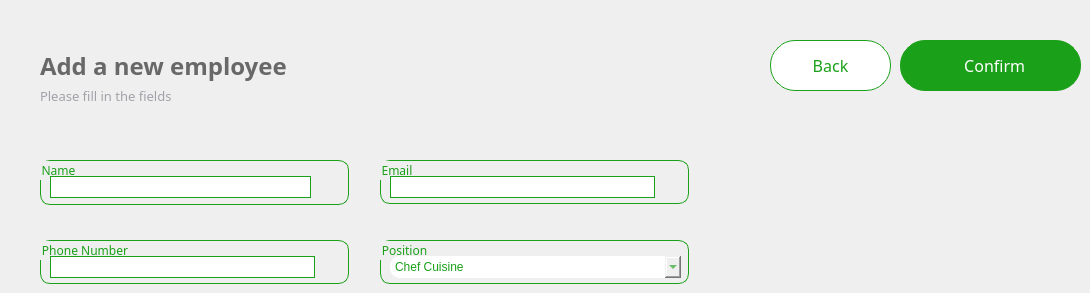
     <widget class="QWidget" name="Add_employee">
      <widget class="QGroupBox" name="email">
       <property name="geometry">
        <rect>
         <x>380</x>
         <y>160</y>
         <width>309</width>
         <height>44</height>
        </rect>
       </property>
       <property name="font">
        <font>
         <family>Lexend Light</family>
        </font>
       </property>
       <property name="styleSheet">
        <string notr="true">border-radius:10px;
border-color: rgb(27, 160, 25);
border-width : 1.2px;
border-style:solid;
color: rgb(27, 160, 25);
</string>
       </property>
       <property name="title">
        <string>Email</string>
       </property>
       <property name="flat">
        <bool>false</bool>
       </property>
       <property name="checkable">
        <bool>false</bool>
       </property>
       <widget class="QLineEdit" name="email_field">
        <property name="geometry">
         <rect>
          <x>10</x>
          <y>16</y>
          <width>265</width>
          <height>22</height>
         </rect>
        </property>
        <property name="styleSheet">
         <string notr="true">border-radius:0px;
border-color: rgb(27, 160, 25);
border-width : 0x;
color:grey;</string>
        </property>
        <property name="text">
         <string/>
        </property>
        <property name="echoMode">
         <enum>QLineEdit::Normal</enum>
        </property>
       </widget>
      </widget>
      <widget class="QLabel" name="Sub_title">
       <property name="geometry">
        <rect>
         <x>40</x>
         <y>80</y>
         <width>291</width>
         <height>31</height>
        </rect>
       </property>
       <property name="font">
        <font>
         <family>Lexend Light</family>
         <pointsize>10</pointsize>
        </font>
       </property>
       <property name="cursor">
        <cursorShape>PointingHandCursor</cursorShape>
       </property>
       <property name="layoutDirection">
        <enum>Qt::LeftToRight</enum>
       </property>
       <property name="styleSheet">
        <string notr="true">background-color:transparent;
color: #A2A1A8;
border:none;</string>
       </property>
       <property name="text">
        <string>Please fill in the fields</string>
       </property>
      </widget>
      <widget class="QGroupBox" name="name">
       <property name="geometry">
        <rect>
         <x>40</x>
         <y>160</y>
         <width>309</width>
         <height>45</height>
        </rect>
       </property>
       <property name="font">
        <font>
         <family>Lexend Light</family>
        </font>
       </property>
       <property name="styleSheet">
        <string notr="true">border-radius:10px;
border-color: rgb(27, 160, 25);
border-width : 1.2px;
border-style:solid;
color: rgb(27, 160, 25);
</string>
       </property>
       <property name="title">
        <string>Name</string>
       </property>
       <property name="flat">
        <bool>false</bool>
       </property>
       <property name="checkable">
        <bool>false</bool>
       </property>
       <widget class="QLineEdit" name="name_field">
        <property name="enabled">
         <bool>true</bool>
        </property>
        <property name="geometry">
         <rect>
          <x>10</x>
          <y>16</y>
          <width>261</width>
          <height>22</height>
         </rect>
        </property>
        <property name="styleSheet">
         <string notr="true">border-radius:0px;
border-color: rgb(27, 160, 25);
border-width : 0x;
color:grey;</string>
        </property>
        <property name="text">
         <string/>
        </property>
       </widget>
      </widget>
      <widget class="QLabel" name="Title">
       <property name="geometry">
        <rect>
         <x>40</x>
         <y>50</y>
         <width>381</width>
         <height>31</height>
        </rect>
       </property>
       <property name="font">
        <font>
         <family>Lexend</family>
         <pointsize>18</pointsize>
         <bold>true</bold>
        </font>
       </property>
       <property name="styleSheet">
        <string notr="true">color: rgb(104, 104, 104);
border:none;</string>
       </property>
       <property name="text">
        <string>Add a new employee</string>
       </property>
      </widget>
      <widget class="QGroupBox" name="phone_number">
       <property name="geometry">
        <rect>
         <x>40</x>
         <y>240</y>
         <width>309</width>
         <height>44</height>
        </rect>
       </property>
       <property name="font">
        <font>
         <family>Lexend Light</family>
        </font>
       </property>
       <property name="styleSheet">
        <string notr="true">border-radius:10px;
border-color: rgb(27, 160, 25);
border-width : 1.2px;
border-style:solid;
color: rgb(27, 160, 25);
</string>
       </property>
       <property name="title">
        <string>Phone Number</string>
       </property>
       <property name="flat">
        <bool>false</bool>
       </property>
       <property name="checkable">
        <bool>false</bool>
       </property>
       <widget class="QLineEdit" name="phone_field">
        <property name="geometry">
         <rect>
          <x>10</x>
          <y>16</y>
          <width>265</width>
          <height>22</height>
         </rect>
        </property>
        <property name="styleSheet">
         <string notr="true">border-radius:0px;
border-color: rgb(27, 160, 25);
border-width : 0x;
color:grey;</string>
        </property>
        <property name="text">
         <string/>
        </property>
        <property name="echoMode">
         <enum>QLineEdit::Normal</enum>
        </property>
       </widget>
      </widget>
      <widget class="QGroupBox" name="position">
       <property name="geometry">
        <rect>
         <x>380</x>
         <y>240</y>
         <width>309</width>
         <height>44</height>
        </rect>
       </property>
       <property name="font">
        <font>
         <family>Lexend Light</family>
        </font>
       </property>
       <property name="styleSheet">
        <string notr="true">border-radius:10px;
border-color: rgb(27, 160, 25);
border-width : 1.2px;
border-style:solid;
color: rgb(27, 160, 25);
</string>
       </property>
       <property name="title">
        <string>Position</string>
       </property>
       <property name="flat">
        <bool>false</bool>
       </property>
       <property name="checkable">
        <bool>false</bool>
       </property>
       <widget class="QComboBox" name="position_field">
        <property name="geometry">
         <rect>
          <x>10</x>
          <y>16</y>
          <width>291</width>
          <height>22</height>
         </rect>
        </property>
        <property name="styleSheet">
         <string notr="true">border:none;</string>
        </property>
        <item>
         <property name="text">
          <string>Chef Cuisine</string>
         </property>
        </item>
        <item>
         <property name="text">
          <string>Manager</string>
         </property>
        </item>
        <item>
         <property name="text">
          <string>technicien</string>
         </property>
        </item>
       </widget>
      </widget>
      <widget class="QPushButton" name="confirm_employee_btn">
       <property name="geometry">
        <rect>
         <x>900</x>
         <y>40</y>
         <width>181</width>
         <height>51</height>
        </rect>
       </property>
       <property name="styleSheet">
        <string notr="true">*{
border-radius:25px;
color:white;
font-family: Lexend;
font-size:16px;
border-color: rgb(27, 160, 25);
border-width : 1.2px;
border-style:solid;
background-color:#1ba019;
}
QPushButton:hover
{
background:#013220;
color:white;
border-left:3px solid white ; 
border-color:none;
border-radius:25px;
}
QPushButton:pressed
{
background:#013220;
color:white;
border-radius:25px;
font-family: Lexend;
font-size:16px;
border-left:3.2px solid white ; 


/*background: qlineargradient(x1: 0, y1: 0, x2: 0, y2: 1,
                                stop: 0 #ffffff, stop: 1 #dcdcdc);*/
}</string>
       </property>
       <property name="text">
        <string>  Confirm</string>
       </property>
       <property name="iconSize">
        <size>
         <width>200</width>
         <height>200</height>
        </size>
       </property>
      </widget>
      <widget class="QPushButton" name="add_back">
       <property name="geometry">
        <rect>
         <x>770</x>
         <y>40</y>
         <width>121</width>
         <height>51</height>
        </rect>
       </property>
       <property name="styleSheet">
        <string notr="true">*{
border-radius:25px;
color:#1ba019;
font-family: Lexend;
font-size:16px;
border-color: rgb(27, 160, 25);
border-width : 1.2px;
border-style:solid;
background-color:white;
}
QPushButton:hover
{
background:white;
color:#00b521;
border-left:3px solid #00b521 ; 
border-color:none;
border-radius:25px;
}
QPushButton:pressed
{
background:#013220;
color:#1ba019;
border-radius:25px;
font-family: Lexend;
font-size:16px;
border-left:3.2px solid #1BA019 ; 


/*background: qlineargradient(x1: 0, y1: 0, x2: 0, y2: 1,
                                stop: 0 #ffffff, stop: 1 #dcdcdc);*/
}</string>
       </property>
       <property name="text">
        <string>Back</string>
       </property>
       <property name="icon">
        <iconset resource="resources.qrc">
         <normaloff>:/images/back.png</normaloff>:/images/back.png</iconset>
       </property>
       <property name="iconSize">
        <size>
         <width>200</width>
         <height>200</height>
        </size>
       </property>
       <property name="autoRepeatInterval">
        <number>100</number>
       </property>
      </widget>
     </widget>
